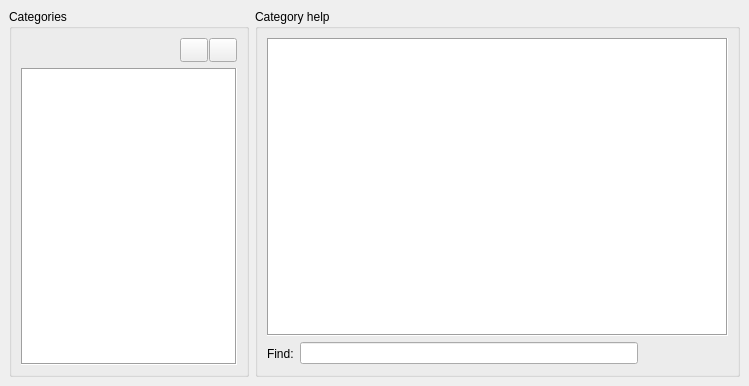
<?xml version="1.0" encoding="UTF-8"?>
<ui version="4.0">
 <class>HilecHelpWidget</class>
 <widget class="QDockWidget" name="HilecHelpWidget">
  <property name="geometry">
   <rect>
    <x>0</x>
    <y>0</y>
    <width>749</width>
    <height>386</height>
   </rect>
  </property>
  <property name="windowTitle">
   <string>Scripting help</string>
  </property>
  <widget class="QWidget" name="dockWidgetContents">
   <layout class="QHBoxLayout" name="horizontalLayout">
    <item>
     <widget class="QGroupBox" name="groupBox">
      <property name="sizePolicy">
       <sizepolicy hsizetype="MinimumExpanding" vsizetype="Expanding">
        <horstretch>0</horstretch>
        <verstretch>0</verstretch>
       </sizepolicy>
      </property>
      <property name="minimumSize">
       <size>
        <width>240</width>
        <height>0</height>
       </size>
      </property>
      <property name="maximumSize">
       <size>
        <width>220</width>
        <height>16777215</height>
       </size>
      </property>
      <property name="title">
       <string>Categories</string>
      </property>
      <layout class="QVBoxLayout" name="verticalLayout">
       <item>
        <layout class="QHBoxLayout" name="horizontalLayout_2">
         <property name="spacing">
          <number>1</number>
         </property>
         <item>
          <spacer name="horizontalSpacer">
           <property name="orientation">
            <enum>Qt::Horizontal</enum>
           </property>
           <property name="sizeHint" stdset="0">
            <size>
             <width>40</width>
             <height>20</height>
            </size>
           </property>
          </spacer>
         </item>
         <item>
          <widget class="QPushButton" name="expand">
           <property name="minimumSize">
            <size>
             <width>28</width>
             <height>24</height>
            </size>
           </property>
           <property name="maximumSize">
            <size>
             <width>28</width>
             <height>24</height>
            </size>
           </property>
           <property name="toolTip">
            <string>Expand all</string>
           </property>
           <property name="text">
            <string/>
           </property>
           <property name="icon">
            <iconset resource="../../../../../olvis3/projects/OlvisGuiPlugin/images/images.qrc">
             <normaloff>:/olvisGui/arrow_out.png</normaloff>:/olvisGui/arrow_out.png</iconset>
           </property>
          </widget>
         </item>
         <item>
          <widget class="QPushButton" name="collapse">
           <property name="minimumSize">
            <size>
             <width>28</width>
             <height>24</height>
            </size>
           </property>
           <property name="maximumSize">
            <size>
             <width>28</width>
             <height>24</height>
            </size>
           </property>
           <property name="toolTip">
            <string>Collapse all</string>
           </property>
           <property name="text">
            <string/>
           </property>
           <property name="icon">
            <iconset resource="../../../../../olvis3/projects/OlvisExecGuiPlugin/images/images.qrc">
             <normaloff>:/olvisExecGui/arrow_in.png</normaloff>:/olvisExecGui/arrow_in.png</iconset>
           </property>
          </widget>
         </item>
        </layout>
       </item>
       <item>
        <widget class="QTreeWidget" name="treeWidget">
         <property name="enabled">
          <bool>true</bool>
         </property>
         <property name="sizePolicy">
          <sizepolicy hsizetype="Expanding" vsizetype="Expanding">
           <horstretch>0</horstretch>
           <verstretch>0</verstretch>
          </sizepolicy>
         </property>
         <property name="minimumSize">
          <size>
           <width>0</width>
           <height>0</height>
          </size>
         </property>
         <property name="maximumSize">
          <size>
           <width>16777215</width>
           <height>16777215</height>
          </size>
         </property>
         <property name="frameShape">
          <enum>QFrame::Box</enum>
         </property>
         <property name="editTriggers">
          <set>QAbstractItemView::NoEditTriggers</set>
         </property>
         <property name="tabKeyNavigation">
          <bool>false</bool>
         </property>
         <property name="dragEnabled">
          <bool>false</bool>
         </property>
         <property name="indentation">
          <number>8</number>
         </property>
         <property name="sortingEnabled">
          <bool>false</bool>
         </property>
         <property name="animated">
          <bool>true</bool>
         </property>
         <attribute name="headerVisible">
          <bool>false</bool>
         </attribute>
         <column>
          <property name="text">
           <string notr="true">1</string>
          </property>
         </column>
        </widget>
       </item>
      </layout>
     </widget>
    </item>
    <item>
     <widget class="QGroupBox" name="findBox">
      <property name="title">
       <string>Category help</string>
      </property>
      <layout class="QVBoxLayout" name="verticalLayout_2">
       <property name="leftMargin">
        <number>9</number>
       </property>
       <property name="topMargin">
        <number>9</number>
       </property>
       <property name="rightMargin">
        <number>9</number>
       </property>
       <property name="bottomMargin">
        <number>9</number>
       </property>
       <item>
        <widget class="QTextBrowser" name="textBrowser">
         <property name="frameShape">
          <enum>QFrame::Box</enum>
         </property>
         <property name="openExternalLinks">
          <bool>true</bool>
         </property>
        </widget>
       </item>
       <item>
        <layout class="QHBoxLayout" name="horizontalLayout_3">
         <item>
          <widget class="QLabel" name="label">
           <property name="text">
            <string>Find:</string>
           </property>
          </widget>
         </item>
         <item>
          <widget class="QLineEdit" name="searchValue"/>
         </item>
         <item>
          <widget class="QToolButton" name="searchPrev">
           <property name="toolTip">
            <string>Goto previous finding</string>
           </property>
           <property name="text">
            <string/>
           </property>
           <property name="icon">
            <iconset resource="../../../ProjectEditor/images/images.qrc">
             <normaloff>:/ProjectEditor/serach_prev.png</normaloff>:/ProjectEditor/serach_prev.png</iconset>
           </property>
           <property name="autoRaise">
            <bool>true</bool>
           </property>
          </widget>
         </item>
         <item>
          <widget class="QToolButton" name="searchNext">
           <property name="toolTip">
            <string>Goto next finding</string>
           </property>
           <property name="text">
            <string/>
           </property>
           <property name="icon">
            <iconset resource="../../../ProjectEditor/images/images.qrc">
             <normaloff>:/ProjectEditor/serach_next.png</normaloff>:/ProjectEditor/serach_next.png</iconset>
           </property>
           <property name="autoRaise">
            <bool>true</bool>
           </property>
          </widget>
         </item>
         <item>
          <widget class="QToolButton" name="hideButton">
           <property name="toolTip">
            <string>Cancel search</string>
           </property>
           <property name="icon">
            <iconset resource="../../../../../olvis3/projects/DefaultPorts/images/images.qrc">
             <normaloff>:/DefaultPortsGui/images/abort.png</normaloff>:/DefaultPortsGui/images/abort.png</iconset>
           </property>
           <property name="autoRaise">
            <bool>true</bool>
           </property>
          </widget>
         </item>
        </layout>
       </item>
      </layout>
     </widget>
    </item>
   </layout>
  </widget>
 </widget>
 <resources>
  <include location="../../../ProjectEditor/images/images.qrc"/>
  <include location="../../../../../olvis3/projects/DefaultPorts/images/images.qrc"/>
  <include location="../../../../../olvis3/projects/OlvisGuiPlugin/images/images.qrc"/>
  <include location="../../../../../olvis3/projects/OlvisExecGuiPlugin/images/images.qrc"/>
 </resources>
 <connections>
  <connection>
   <sender>searchValue</sender>
   <signal>returnPressed()</signal>
   <receiver>searchNext</receiver>
   <slot>animateClick()</slot>
   <hints>
    <hint type="sourcelabel">
     <x>482</x>
     <y>362</y>
    </hint>
    <hint type="destinationlabel">
     <x>688</x>
     <y>362</y>
    </hint>
   </hints>
  </connection>
 </connections>
</ui>
